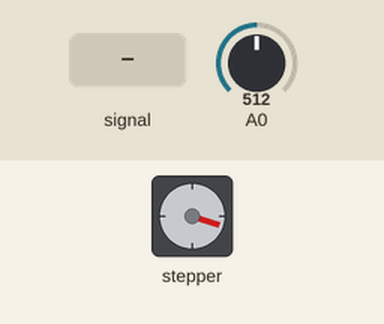
Bench run of a sketch on a simulated Arduino Uno, built with avr-gcc and run on an emulated ATmega328P. Parts: stepper motor. Inputs (shaded band) come from the test bench; at power-on: A0 = 512. Stepper angles assume 3200 steps per turn; what the sketch prints to the serial monitor is not drawn.

Above: at 1.8 s.
1.9 s: A0 fed a 200 Hz sine of ±81 counts around its level
At 2.05 s:
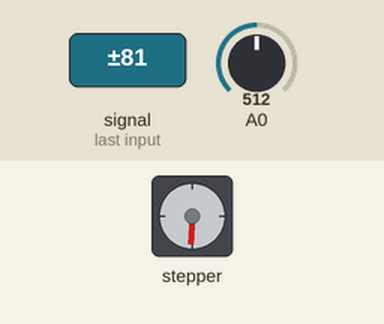
4.9 s: A0 set to 716
At 5.05 s:
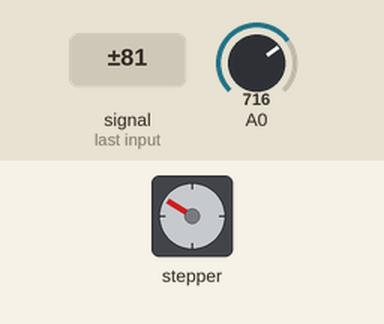
7.9 s: A0 set to 900
At 10.7 s:
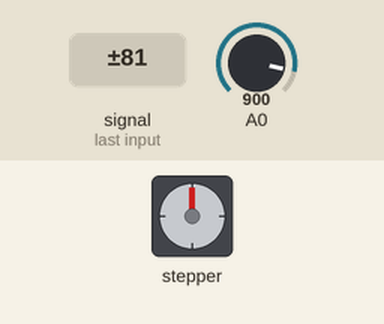
10.9 s: A0 set to 1023
13.9 s: A0 set to 511
Timing chart, 0 to 17.9 s (numbered marks = the images above; inputs shaded):
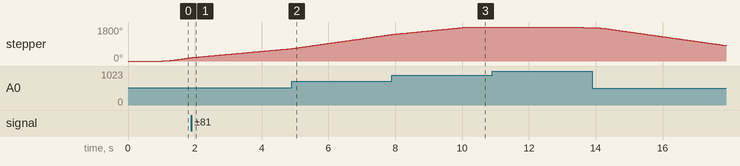

The sketch:

StepperMotor_test.ino
```cpp
#include <AccelStepper.h>

// A4988 Stepper Motor Driver Test using AccelStepper
// Pin Definitions
const int dirPin = 2;  // Connect to A4988 DIRECTION
const int stepPin = 3; // Connect to A4988 STEP

// Motor configuration
const int stepsPerRevolution = 200;
const int microstepResolution = 16;
const int revolutions = 5;
const long targetPosition = (long)stepsPerRevolution * microstepResolution * revolutions;

// Define a stepper and the pins it will use
// AccelStepper::DRIVER means a driver that takes Step and Direction signals
AccelStepper stepper(AccelStepper::DRIVER, stepPin, dirPin);

void setup() {
  // Setup serial output
  Serial.begin(9600);
  Serial.println("Stepper Motor Test with AccelStepper");

  // Set the maximum speed in steps per second:
  stepper.setMaxSpeed(1000);
  // Set the acceleration to be faster than default:
  stepper.setAcceleration(10000);
}

void loop() {
  // Read potentiometer to adjust speed dynamically
  // Map analog reading (0-1023) to a speed range (e.g., 100 to 2000 steps/sec)
  int val = analogRead(A0);
  float speed = map(val, 0, 1023, 20000, 100); // Inverted logic from original: Low val (low delay) -> High speed

  stepper.setMaxSpeed(speed);

  // Move to the target position
  if (stepper.distanceToGo() == 0) {
    // Delay between moves
    delay(1000);

    // Toggle direction by swapping target position
    if (stepper.currentPosition() != 0) {
      stepper.moveTo(0);
    } else {
      stepper.moveTo(targetPosition);
    }
  }

  // Run the motor
  stepper.run();
}
```
